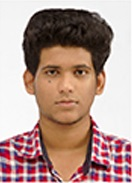
#> input picture img.jpg, 132 x 183 px
$ python RmTwoChannelsImg.py
#> lines starting #> are read from the running program, lines starting #| are printed output that depends on the picture
import cv2
import numpy as np


img = cv2.imread("./img.jpg")
#> img is the input picture: shape (183, 132, 3); mean B, G, R 141.6, 149.9, 179.1


for i in range(3):
    C = np.zeros(img.shape,dtype = np.uint8)
    C[:,:,i] = img[:,:,i]
    cv2.imshow("frame {}".format(str(i)),C)
#> this loop made 3 passes
#> pass 1, `cv2.imshow("frame {}".format(str(i)),C)`:
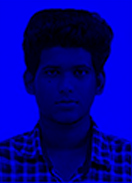
#> window 'frame 0': shape (183, 132, 3); mean B, G, R 141.6, 0, 0
#> pass 2, `cv2.imshow("frame {}".format(str(i)),C)`:
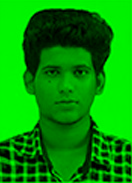
#> window 'frame 1': shape (183, 132, 3); mean B, G, R 0, 149.9, 0
#> after the loop:
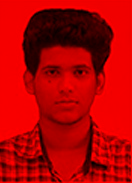
#> C: shape (183, 132, 3); mean B, G, R 0, 0, 179.1
while True:
    if cv2.waitKey(1) & 0xFF == ord('q'):
#> (key q is pressed here)
        break

cv2.destroyAllWindows()
